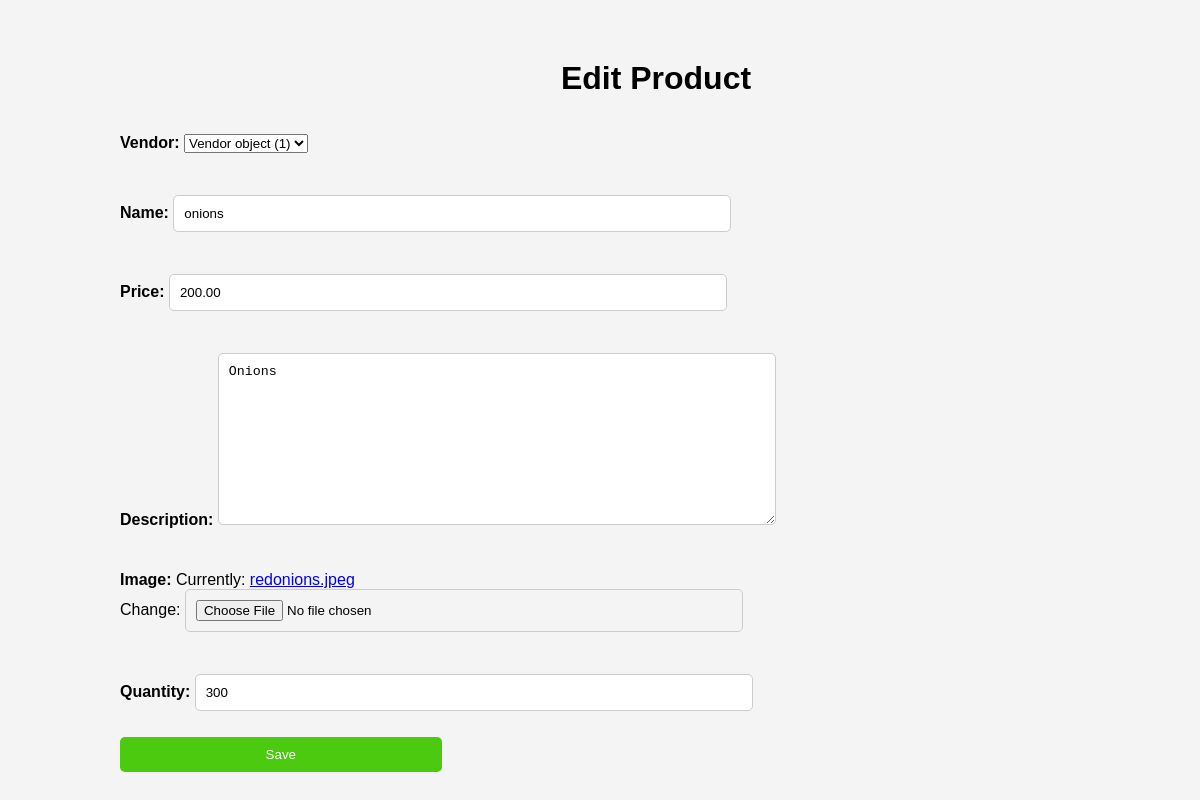
/inventory/products/edit/11/, run on the app's committed database.
### inventory/models.py (models this page shows)
class Product(models.Model):
    Vendor= models.ForeignKey(Vendor,null=True,on_delete=models.CASCADE)
    name=models.CharField(max_length=32)
    price =models.DecimalField(max_digits=8,decimal_places=2)
    description = models.TextField(max_length=20,null=True)
    image =models.ImageField()
    quantity = models.PositiveIntegerField()
    date_created=models.DateTimeField(auto_now_add=True)
    date_updated=models.DateTimeField(auto_now=True)

### inventory/views.py (the view)
# urls.py: path("products/edit/<int:id>/",product_update_view,name="product_update_view"),
def product_update_view(request, id):
    product = Product.objects.get(id=id)
    if request.method == 'POST':
        form = ProductUploadForm(request.POST, instance=product)
        if form.is_valid():
            form.save()
            return redirect("product_detail_view", id=product.id)
    else:
        form = ProductUploadForm(instance=product)
    return render(request, "inventory/edit_product.html", {'form': form})

### inventory/forms.py
class ProductUploadForm(forms.ModelForm):
    class Meta:
        model= Product
        fields ="__all__"

### templates/inventory/edit_product.html (shortened to what this page needs)
<!DOCTYPE html>
<html lang="en">
<head>
</head>
<body>
    <h1>Edit Product</h1>
     <form method="post" class="upload_form">
        {{form.as_p}}
        <button type="submit">Save</button>
    </form>
</body>
</html>

### templates/inventory/edit_product.html (style rules this page uses)
body { font-family: Arial, sans-serif; margin-left: 10%; margin-top: 5%; padding: 0; background-color: #f4f4f4; }
h1 { text-align: center; }
form { display: grid; gap: 10px; }
label { font-weight: bold; }
input[type="text"], input[type="number"], input[type="file"] { width: 50%; padding: 10px; border: 1px solid #ccc; border-radius: 5px; }
textarea { width: 50%; padding: 10px; border: 1px solid #ccc; border-radius: 5px; }
button { background-color: #4bca10; color: #fff; border: none; border-radius: 5px; padding: 10px 20px; cursor: pointer; width: 30%; }

### data on the page
Product: Vendor "Vendor object (1)", name "onions", price "200.00", description "Onions", quantity "300"
